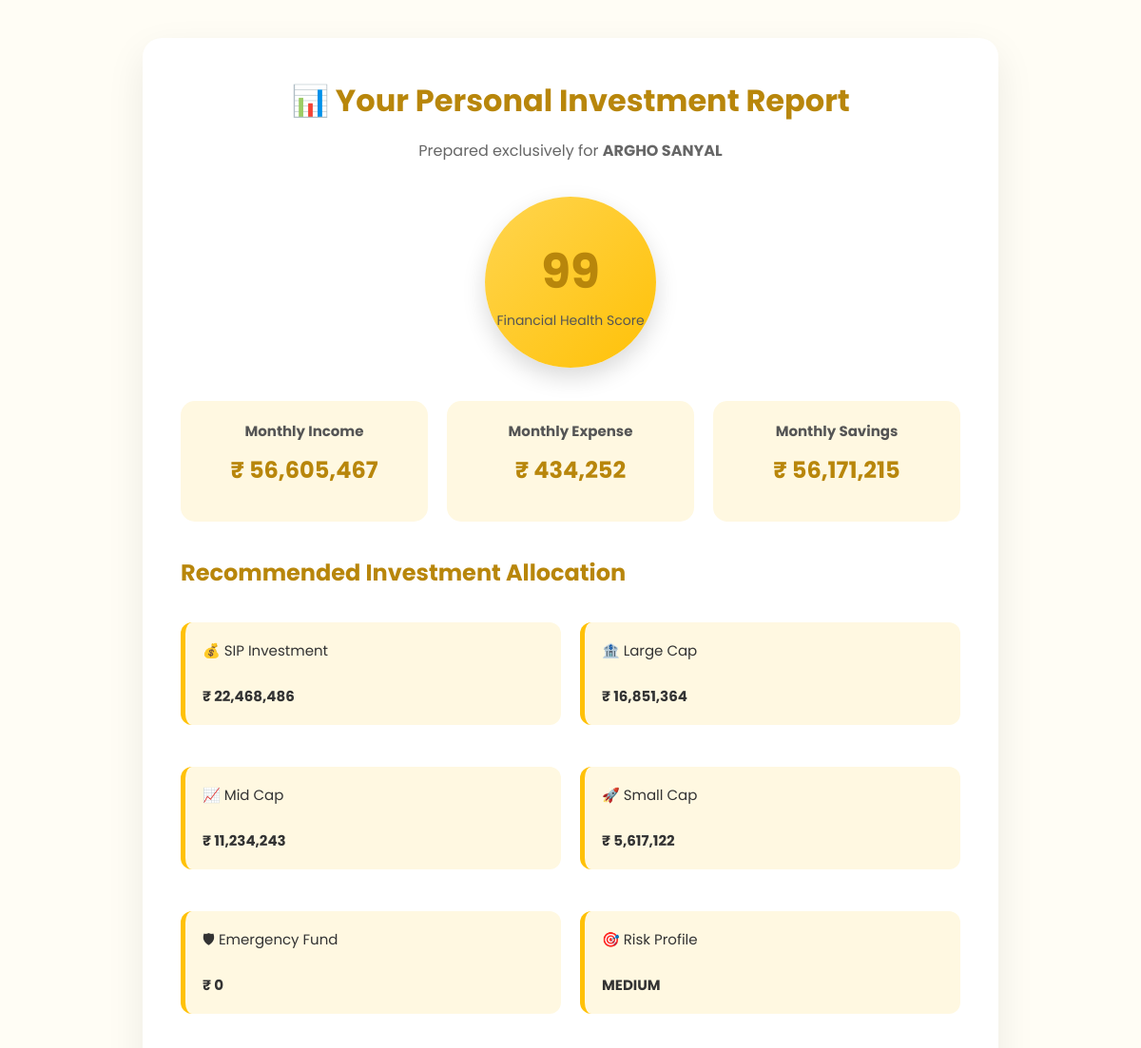
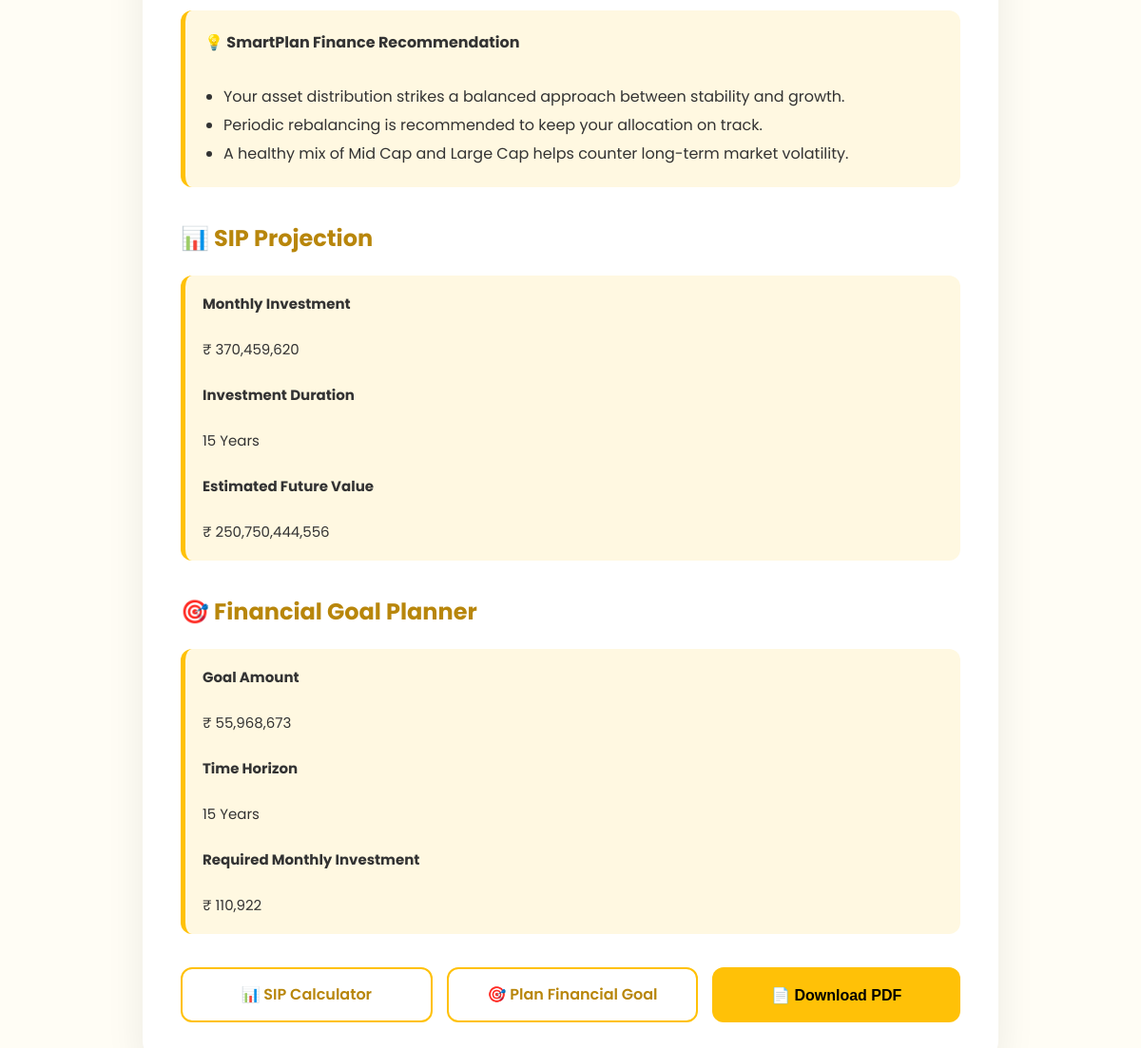
The app's page /dashboard (signed in), older data (2 pictures, top to bottom).
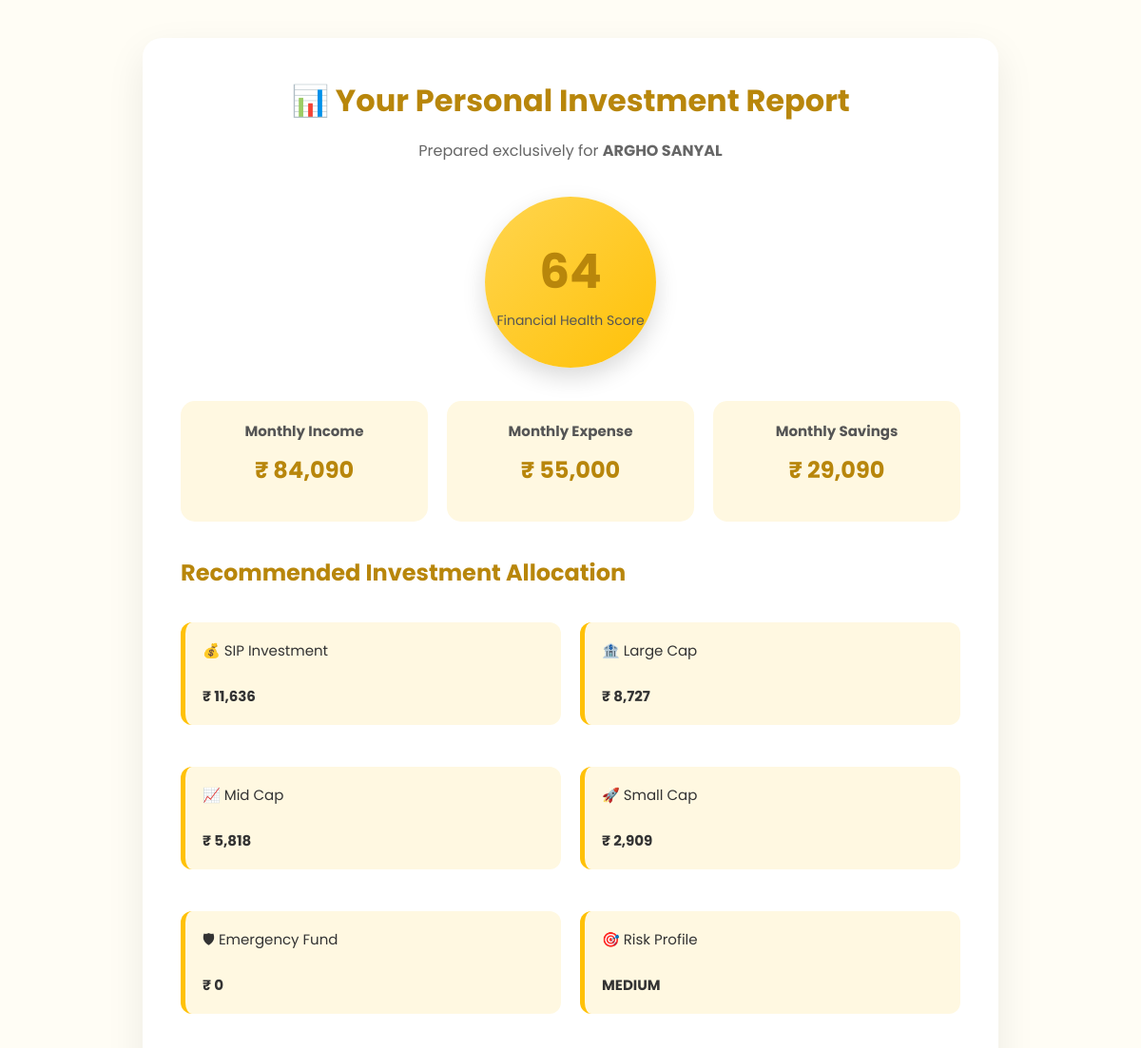
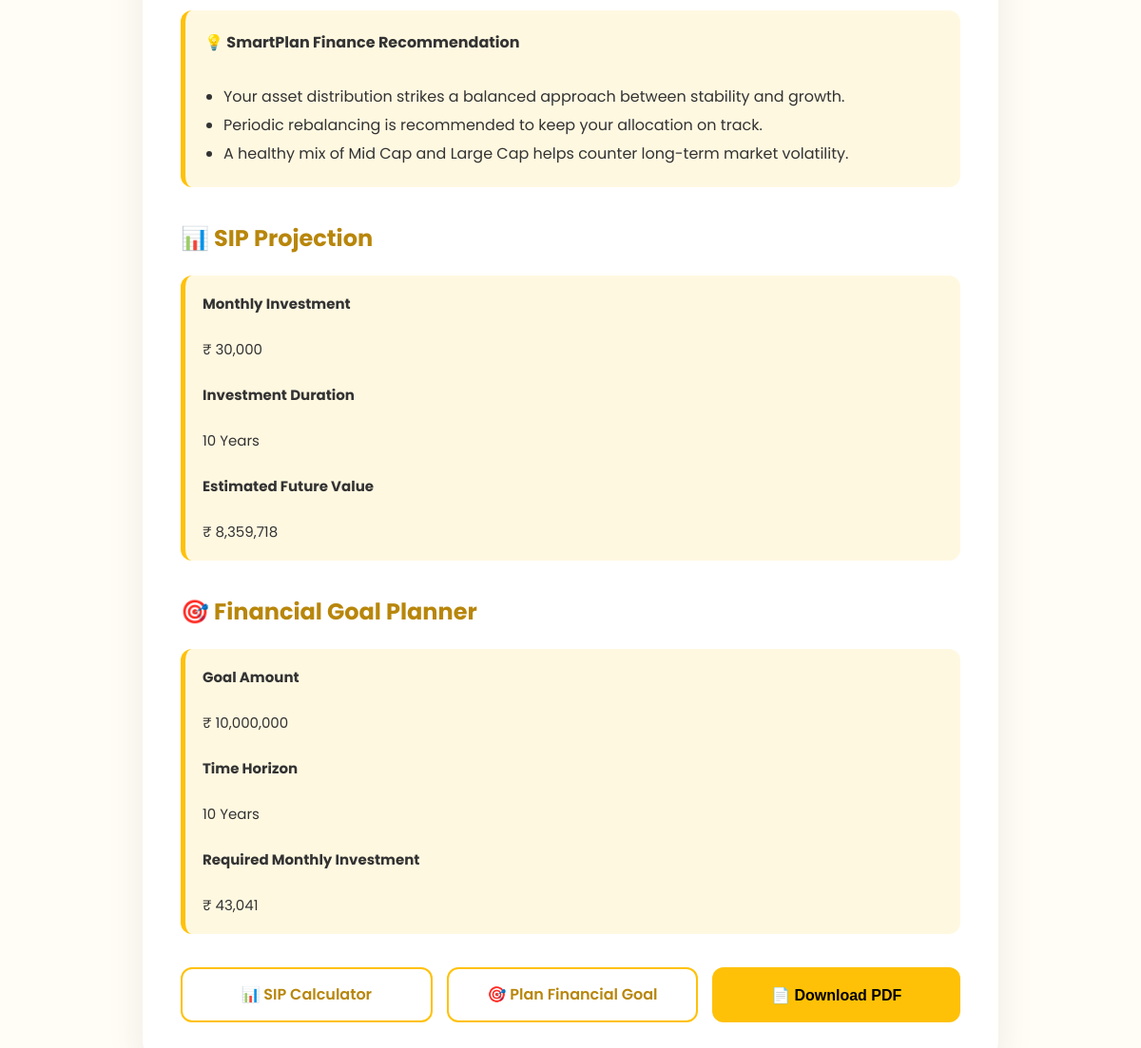
The same page, newer data (2 pictures, top to bottom).
### tables this page shows
CREATE TABLE users (
            id INTEGER PRIMARY KEY AUTOINCREMENT,
            name TEXT NOT NULL,
            mobile TEXT NOT NULL,
            country TEXT NOT NULL,
            target_amount REAL DEFAULT 0,
            target_years INTEGER DEFAULT 0
        );

CREATE TABLE reports (
            id INTEGER PRIMARY KEY AUTOINCREMENT,
            user_id INTEGER NOT NULL,
            income REAL NOT NULL,
            expense REAL NOT NULL,
            savings REAL NOT NULL,
            risk TEXT NOT NULL,
            created_at TEXT NOT NULL, sip_calc_monthly REAL DEFAULT 0, sip_calc_years INTEGER DEFAULT 0, sip_calc_fv REAL DEFAULT 0, future_target_amount REAL DEFAULT 0, future_target_years INTEGER DEFAULT 0, future_req_monthly REAL DEFAULT 0,
            FOREIGN KEY(user_id) REFERENCES users(id)
        );

### app.py (the view)
@app.route('/dashboard')
def dashboard():
    if 'user_id' not in session: return redirect(url_for('login'))
    user_id = session['user_id']
    conn = get_db_connection()
    user = conn.execute("SELECT * FROM users WHERE id = ?", (user_id,)).fetchone()
    report = conn.execute(
    """
    SELECT *
    FROM reports
    WHERE user_id = ?
    ORDER BY created_at DESC
    LIMIT 1
    """,
    (user_id,)
).fetchone()
    conn.close()
    if not report: return redirect(url_for('profile'))
    savings = report['savings']
    risk = report['risk'].lower()
    rules = RISK_RULES.get(risk, RISK_RULES['medium'])
    currency = extract_currency_symbol(user['country'])
    savings_rate = (report['savings'] / report['income']) * 100 if report['income'] > 0 else 0
    score = int(40 + (savings_rate * 0.7))
    score = min(score, 99)
    report_data = {
        "country": user['country'],
        "currency": currency,
        "income": report['income'],
        "expense": report['expense'],
        "savings": savings,
        "risk": risk.capitalize(),
        "sip": savings * rules['sip'],
        "large_cap": savings * rules['large_cap'],
        "mid_cap": savings * rules['mid_cap'],
        "small_cap": savings * rules['small_cap'],
        "emergency_fund": savings * rules['emergency'],
        "advice": ADVISOR_INSIGHTS.get(risk, []),
        "sip_calc_monthly": report['sip_calc_monthly'] or 0,
        "sip_calc_years": report['sip_calc_years'] or 0,
        "sip_calc_fv": report['sip_calc_fv'] or 0,
        "future_target_amount": report['future_target_amount'] or 0,
        "future_target_years": report['future_target_years'] or 0,
        "future_req_monthly": report['future_req_monthly'] or 0,
        "score": score # Score is now inside the same dictionary
    }
    return render_template('report.html', user=user, data=report_data)

### app.py (called while the page is built)
def get_db_connection():
    conn = sqlite3.connect(DB_PATH)
    conn.row_factory = sqlite3.Row
    return conn

def extract_currency_symbol(country_name):
    country_data = COUNTRIES.get(country_name, '₹')
    if isinstance(country_data, dict):
        return country_data.get('currency_symbol', country_data.get('symbol', '₹'))
    return country_data

### templates/report.html (shortened to what this page needs)
<!DOCTYPE html>
<html lang="en">
<head>
<link rel="stylesheet" href="{{ url_for('static', filename='css/style.css') }}">
</head>
<body>
<div class="report">
<div class="header">
<h1>📊 Your Personal Investment Report</h1>
<p class="subtitle">
Prepared exclusively for <strong>{{ user.name }}</strong>
</p>
</div>
<div class="score">
    <h1 style="font-size: 50px; color: #B8860B; margin: 0;">{{ data.score }}</h1>
    <p style="font-size: 14px; color: #555; margin: 0;">Financial Health Score</p>
</div>
<div class="summary">
    <div class="card-box">
        <h3>Monthly Income</h3>
        <h2>₹ {{ "{:,.0f}".format(data.income | float if data.income else 0) }}</h2>
    </div>
    <div class="card-box">
        <h3>Monthly Expense</h3>
        <h2>₹ {{ "{:,.0f}".format(data.expense | float if data.expense else 0) }}</h2>
    </div>
    <div class="card-box">
        <h3>Monthly Savings</h3>
        <h2>₹ {{ "{:,.0f}".format(data.savings | float if data.savings else 0) }}</h2>
    </div>
</div>
<h2 class="section-title">
Recommended Investment Allocation
</h2>
<div class="allocate">
<div class="box">
💰 SIP Investment
<br><br>
<strong>₹ {{ "{:,.0f}".format(data.sip) }}</strong>
</div>
<div class="box">
🏦 Large Cap
<br><br>
<strong>₹ {{ "{:,.0f}".format(data.large_cap) }}</strong>
</div>
<div class="box">
📈 Mid Cap
<br><br>
<strong>₹ {{ "{:,.0f}".format(data.mid_cap) }}</strong>
</div>
<div class="box">
🚀 Small Cap
<br><br>
<strong>₹ {{ "{:,.0f}".format(data.small_cap) }}</strong>
</div>
<div class="box">
🛡 Emergency Fund
<br><br>
<strong>₹ {{ "{:,.0f}".format(data.emergency_fund) }}</strong>
</div>
<div class="box">
🎯 Risk Profile
<br><br>
<strong>{{ data.risk|upper }}</strong>
</div>
</div>
<div class="note">
<b>💡 SmartPlan Finance Recommendation</b>
<br><br>
<ul style="line-height:30px; padding-left:20px; margin:0;">
{% for insight in data.advice %}
<li>{{ insight }}</li>
{% endfor %}
</ul>
</div>
{% if data.sip_calc_fv > 0 %}
<h2 class="section-title">
📊 SIP Projection
</h2>
<div class="box">
<strong>Monthly Investment</strong>
<br><br>
₹ {{ "{:,.0f}".format(data.sip_calc_monthly) }}
<br><br>
<strong>Investment Duration</strong>
<br><br>
{{ data.sip_calc_years }} Years
<br><br>
<strong>Estimated Future Value</strong>
<br><br>
₹ {{ "{:,.0f}".format(data.sip_calc_fv) }}
</div>
{% endif %}
{% if data.future_target_amount > 0 %}
<h2 class="section-title">
🎯 Financial Goal Planner
</h2>
<div class="box">
<strong>Goal Amount</strong>
<br><br>
₹ {{ "{:,.0f}".format(data.future_target_amount) }}
<br><br>
<strong>Time Horizon</strong>
<br><br>
{{ data.future_target_years }} Years
<br><br>
<strong>Required Monthly Investment</strong>
<br><br>
₹ {{ "{:,.0f}".format(data.future_req_monthly) }}
</div>
{% endif %}
<div class="nav-links">
    <a href="/sip-calculator" class="btn btn-secondary">
        📊 SIP Calculator
    </a>
    <a href="/financial-future" class="btn btn-secondary">
        🎯 Plan Financial Goal
    </a>
    <button
        type="button"
        class="btn btn-primary"
        onclick="window.print()">
        📄 Download PDF
    </button>
</div>
</div>
</body>
</html>

### static/css/style.css (style rules this page uses)
:root { --primary:#FFC107; --primary-dark:#E0A800; --primary-light:#FFF8E1; --heading:#B8860B; --background:#FFFDF5; --card:#FFFFFF; --text:#333333; --subtext:#666666; --border:#F4D03F; --shadow:0 15px 40px rgba(0,0,0,.08); --radius:18px; --transition:.30s ease; }
* { margin:0; padding:0; box-sizing:border-box; }
body { font-family:'Poppins',sans-serif; background:var(--background); color:var(--text); line-height:1.6; }
.card, .hero-card, .form-box, .report { background:var(--card); border-radius:var(--radius); box-shadow:var(--shadow); transition:var(--transition); }
h1, h2, h3 { color:var(--heading); margin-bottom:15px; font-weight:700; }
.subtitle { color:var(--subtext); margin-bottom:25px; }
button, .btn { width:100%; display:inline-block; padding:14px; border:none; border-radius:12px; background:var(--primary); color:#222; font-size:16px; font-weight:600; text-decoration:none; cursor:pointer; transition:var(--transition); }
.box { background:var(--primary-light); border-left:5px solid var(--primary); padding:15px; border-radius:12px; margin:12px 0; font-size:15px; transition:var(--transition); }

### templates/report.html (style rules this page uses)
body { padding:40px; background:#FFFDF5; font-family:'Poppins',sans-serif; }
.report { max-width:900px; margin:auto; background:white; padding:40px; border-radius:20px; box-shadow:0 15px 40px rgba(0,0,0,.08); }
.header { text-align:center; margin-bottom:35px; }
.header h1 { color:#B8860B; }
.subtitle { color:#666; }
.score { margin:30px auto; width:180px; height:180px; border-radius:50%; background:linear-gradient(135deg,#FFD54F,#FFC107); display:flex; justify-content:center; align-items:center; flex-direction:column; box-shadow:0 10px 25px rgba(0,0,0,.15); }
.score h1 { font-size:48px; margin:0; }
.summary { display:grid; grid-template-columns:repeat(3,1fr); gap:20px; margin:35px 0; }
.card-box { background:#FFF8E1; padding:20px; border-radius:15px; text-align:center; transition:.3s; }
.card-box h3 { font-size:15px; margin-bottom:10px; color:#555; }
.card-box h2 { color:#B8860B; }
.section-title { margin:35px 0 20px; color:#B8860B; }
.allocate { display:grid; grid-template-columns:repeat(2,1fr); gap:20px; }
.box { background:#FFF8E1; padding:18px; border-left:5px solid #FFC107; border-radius:12px; }
.note { margin-top:35px; padding:20px; background:#FFF8E1; border-left:5px solid #FFC107; border-radius:12px; line-height:28px; }
.nav-links { display:flex; gap:15px; margin-top:35px; flex-wrap:wrap; }
.btn { flex:1; padding:14px; text-align:center; border-radius:12px; text-decoration:none; font-weight:600; transition:.3s; display:flex; justify-content:center; align-items:center; }
.btn-primary { background:#FFC107; color:#000; border:none; cursor:pointer; }
.btn-secondary { border:2px solid #FFC107; color:#B8860B; background:white; }

Row changes from the older to the newer data that the page shows:
no longer on this page (row unchanged): reports: income "56,605,467", expense "434,252", savings "56,171,215", risk "MEDIUM", sip_calc_monthly "370,459,620", sip_calc_fv "250,750,444,556", future_target_amount "55,968,673", future_req_monthly "110,922"
added reports: income "84,090", expense "55,000", savings "29,090", risk "MEDIUM", sip_calc_monthly "30,000", sip_calc_fv "8,359,718", future_target_amount "10,000,000", future_req_monthly "43,041"
Text that changed along with them:
{{ data.score }}: "99" → "64"
{{ "{:,.0f}".format(data.sip) }}: "22,468,486" → "11,636"
{{ "{:,.0f}".format(data.large_cap) }}: "16,851,364" → "8,727"
{{ "{:,.0f}".format(data.mid_cap) }}: "11,234,243" → "5,818"
{{ "{:,.0f}".format(data.small_cap) }}: "5,617,122" → "2,909"
{{ data.sip_calc_years }}: "15" → "10"
{{ data.future_target_years }}: "15" → "10"
